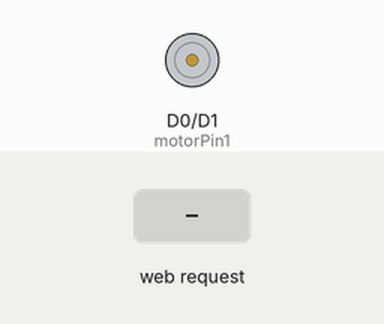
Simulated run of this sketch. Board: ESP8266 (NodeMCU). Parts: motor-driver pin pairs drawn as motors (green arrow = first pin HIGH = forward, orange = second pin HIGH = backward, longer = more drive). The inputs (shaded band) are chosen by the test bench. WiFi joins after 1.5 s; servers stay silent unless stated.

Above: at 3.2 s.
3.3 s: HTTP request GET /forward received
At 4.0 s:
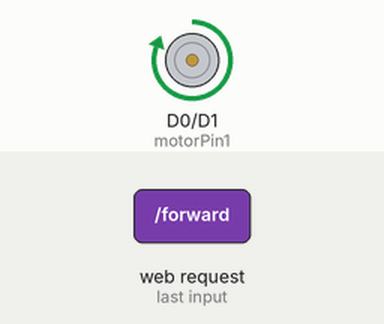
4.8 s: HTTP request GET /backward received
At 5.2 s:
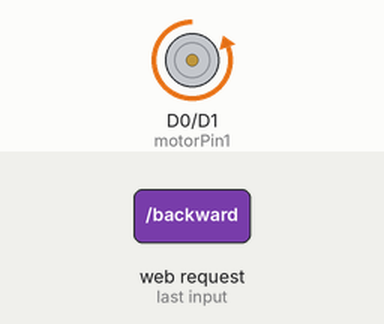
6.3 s: HTTP request GET /stop received
At 7.5 s:
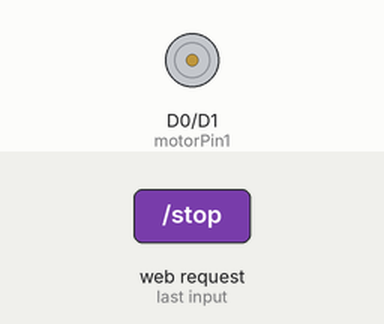
Timing chart, 0 to 9.3 s (numbered marks = the images above; inputs shaded):
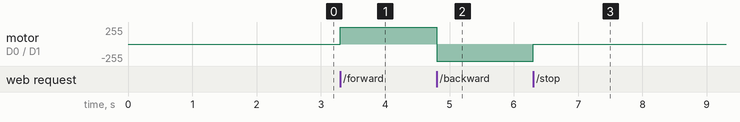

The sketch:

wifi.ino
```cpp
#include <ESP8266WiFi.h>
#include <ESP8266WebServer.h>

const char* ssid = "Toilet";
const char* password = "12345678";

const int motorPin1 = D0; // IN1 on L298N
const int motorPin2 = D1; // IN2 on L298N

ESP8266WebServer server(80);

void setup() {
  pinMode(motorPin1, OUTPUT);
  pinMode(motorPin2, OUTPUT);

  digitalWrite(motorPin1, LOW);
  digitalWrite(motorPin2, LOW);

  WiFi.begin(ssid, password);
  while (WiFi.status() != WL_CONNECTED) {
    delay(1000);
  }

  server.on("/", HTTP_GET, handleRoot);
  server.on("/forward", HTTP_GET, moveForward);
  server.on("/backward", HTTP_GET, moveBackward);
  server.on("/stop", HTTP_GET, stopMotor);

  server.begin();
}

void loop() {
  server.handleClient();
}

void handleRoot() {
  String html = "<html><body><h1>Motor Control</h1>";
  html += "<a href=\"/forward\"><button>Move Forward</button></a><br><br>";
  html += "<a href=\"/backward\"><button>Move Backward</button></a><br><br>";
  html += "<a href=\"/stop\"><button>Stop</button></a>";
  html += "</body></html>";
  server.send(200, "text/html", html);
}

void moveForward() {
  digitalWrite(motorPin1, HIGH);
  digitalWrite(motorPin2, LOW);
  server.send(200, "text/html", "<html><body><h1>Motor is Moving Forward</h1><a href=\"/\">Go Back</a></body></html>");
}

void moveBackward() {
  digitalWrite(motorPin1, LOW);
  digitalWrite(motorPin2, HIGH);
  server.send(200, "text/html", "<html><body><h1>Motor is Moving Backward</h1><a href=\"/\">Go Back</a></body></html>");
}

void stopMotor() {
  digitalWrite(motorPin1, LOW);
  digitalWrite(motorPin2, LOW);
  server.send(200, "text/html", "<html><body><h1>Motor is Stopped</h1><a href=\"/\">Go Back</a></body></html>");
}
```

Measured:
- after the input at 3.3 s, motor on D0 (motorPin1) / D1 (motorPin2): stopped → forward 255/255 at once
- after the input at 4.8 s, motor on D0 (motorPin1) / D1 (motorPin2): forward 255/255 → backward 255/255 at once
- after the input at 6.3 s, motor on D0 (motorPin1) / D1 (motorPin2): backward 255/255 → stopped at once
